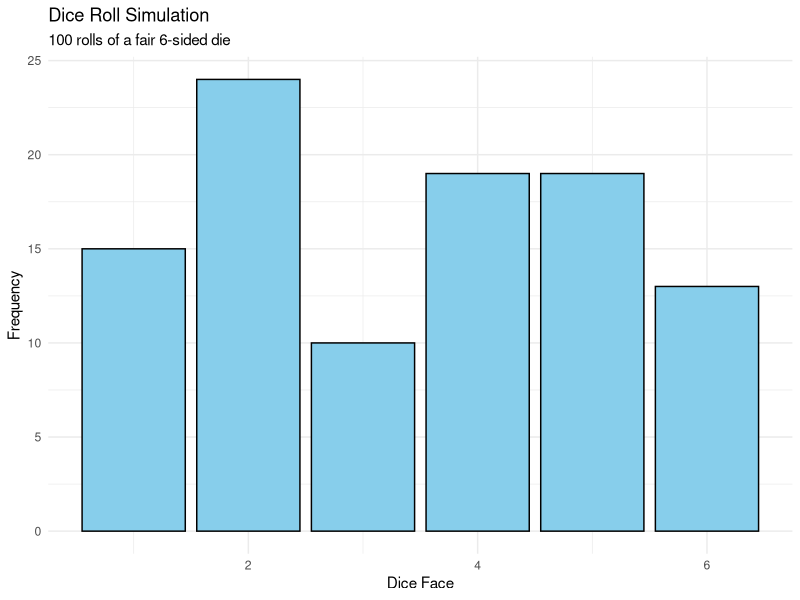
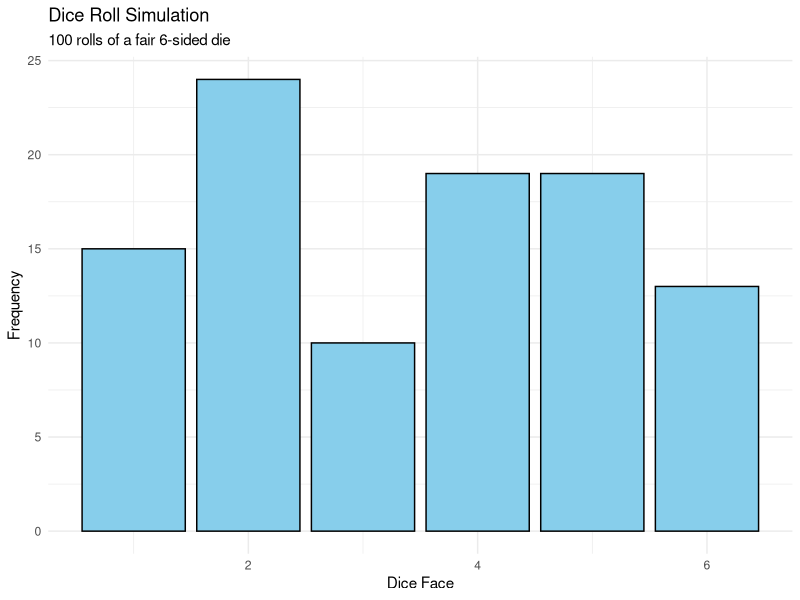
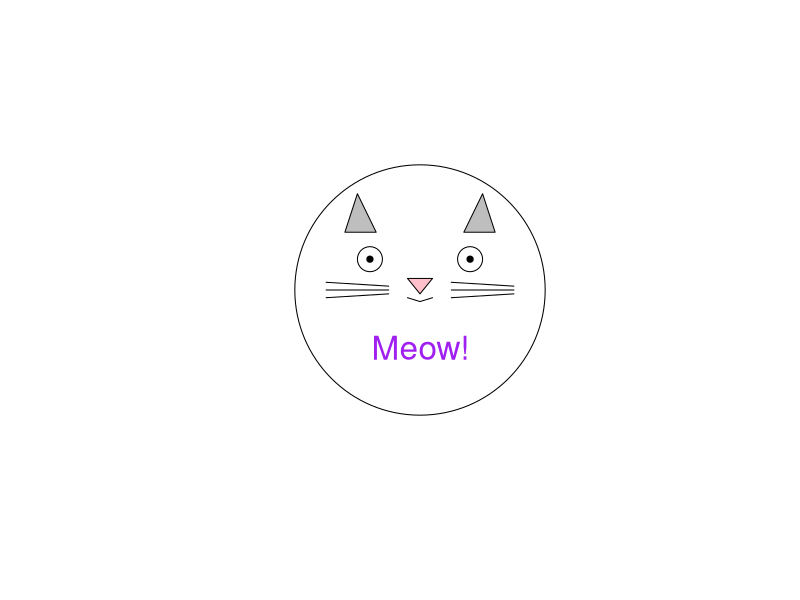

The R script that drew these images, in order:

# Fun Dice Roller in R!

# 1. Set up the dice roll function
roll_dice <- function(num_rolls = 10) {
  # Roll a fair 6-sided die 'num_rolls' times
  rolls <- sample(1:6, size = num_rolls, replace = TRUE)
  return(rolls)
}


# 2. Roll the dice 100 times!
set.seed(42) # Ensures reproducibility (so we can "cheat" a little)
dice_rolls <- roll_dice(100)

# 3. Visualize the result
library(ggplot2)
ggplot(data.frame(roll = dice_rolls), aes(x = roll)) +
  geom_bar(fill = "skyblue", color = "black") +
  theme_minimal() +
  labs(
    title = "Dice Roll Simulation",
    subtitle = "100 rolls of a fair 6-sided die",
    x = "Dice Face",
    y = "Frequency"
  )

# 4. Fun message
cat("The dice has been rolled! Let's see if you're lucky today... 🎲\n")


#Exercise 3 
# Fun Dice Roller in R!

# 1. Set up the dice roll function
roll_dice <- function(num_rolls = 10) {
  # Roll a fair 6-sided die 'num_rolls' times
  rolls <- sample(1:6, size = num_rolls, replace = TRUE)
  return(rolls)
}

# 2. Roll the dice 100 times!
set.seed(42) # Ensures reproducibility (so we can "cheat" a little)
dice_rolls <- roll_dice(100)

# 3. Visualize the result
library(ggplot2)
ggplot(data.frame(roll = dice_rolls), aes(x = roll)) +
  geom_bar(fill = "skyblue", color = "black") +
  theme_minimal() +
  labs(
    title = "Dice Roll Simulation",
    subtitle = "100 rolls of a fair 6-sided die",
    x = "Dice Face",
    y = "Frequency"
  )

# 4. Fun message
cat("The dice has been rolled! Let's see if you're lucky today... 🎲\n")

# this is a fun script where you roll the dice 100 times 


# Plot a simple cat using base R graphics

# Create a blank plot
plot(1, 1, type = "n", xlim = c(0, 10), ylim = c(0, 10), xlab = "", ylab = "", axes = FALSE)

# Draw the cat's face (circle)
symbols(5, 5, circles = 2, add = TRUE, inches = FALSE)

# Draw the eyes (small circles)
symbols(c(4.2, 5.8), c(5.8, 5.8), circles = c(0.2, 0.2), add = TRUE, inches = FALSE, fg = "black")

# Draw pupils
symbols(c(4.2, 5.8), c(5.8, 5.8), circles = c(0.05, 0.05), add = TRUE, inches = FALSE, bg = "black")

# Draw the nose (triangle)
polygon(c(4.8, 5, 5.2), c(5.3, 4.9, 5.3), col = "pink")

# Draw whiskers (lines)
segments(3.5, 5, 4.5, 5)
segments(3.5, 4.8, 4.5, 4.9)
segments(3.5, 5.2, 4.5, 5.1)

segments(5.5, 5, 6.5, 5)
segments(5.5, 4.8, 6.5, 4.9)
segments(5.5, 5.2, 6.5, 5.1)

# Draw the mouth (curves)
lines(c(4.8, 5, 5.2), c(4.8, 4.7, 4.8), type = "l")

# Draw the ears (triangles)
polygon(c(3.8, 4.3, 4.0), c(6.5, 6.5, 7.5), col = "grey")
polygon(c(5.7, 6.2, 6.0), c(6.5, 6.5, 7.5), col = "grey")

# Optional: Add text label for fun
text(5, 3.5, "Meow!", cex = 2, col = "purple")
